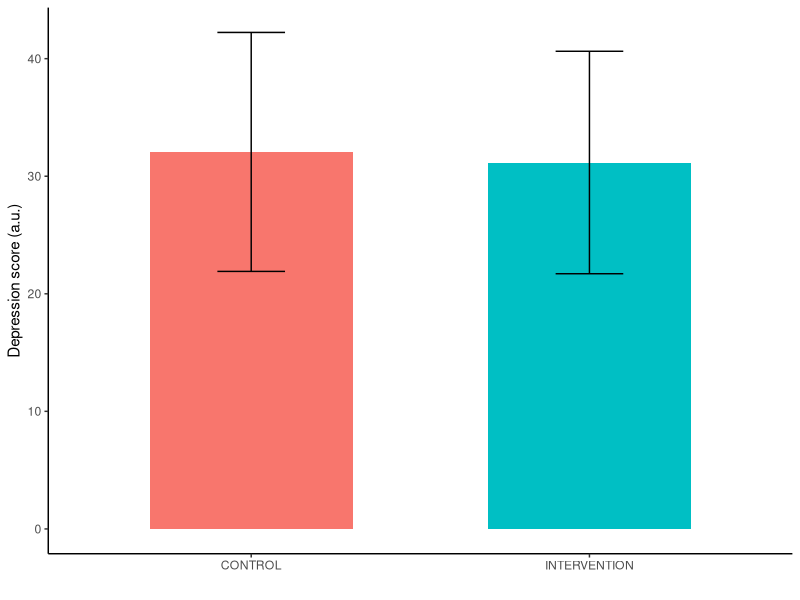
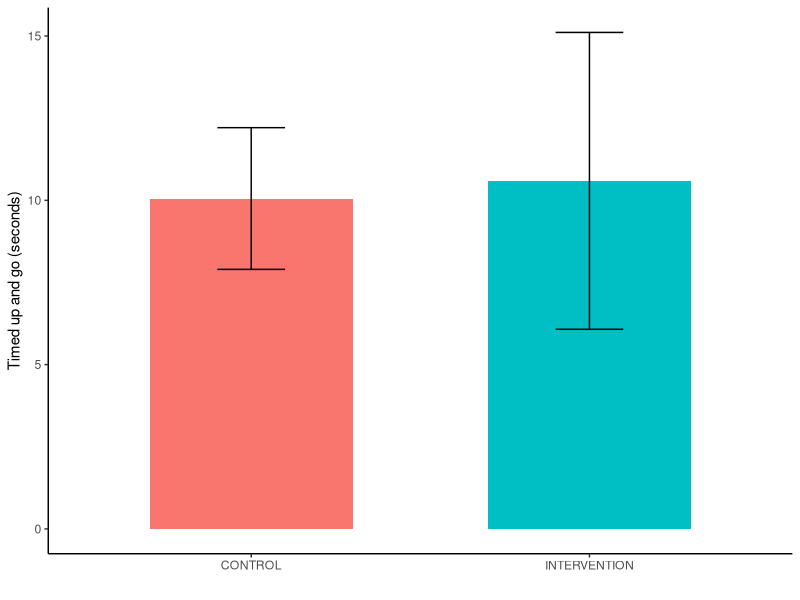
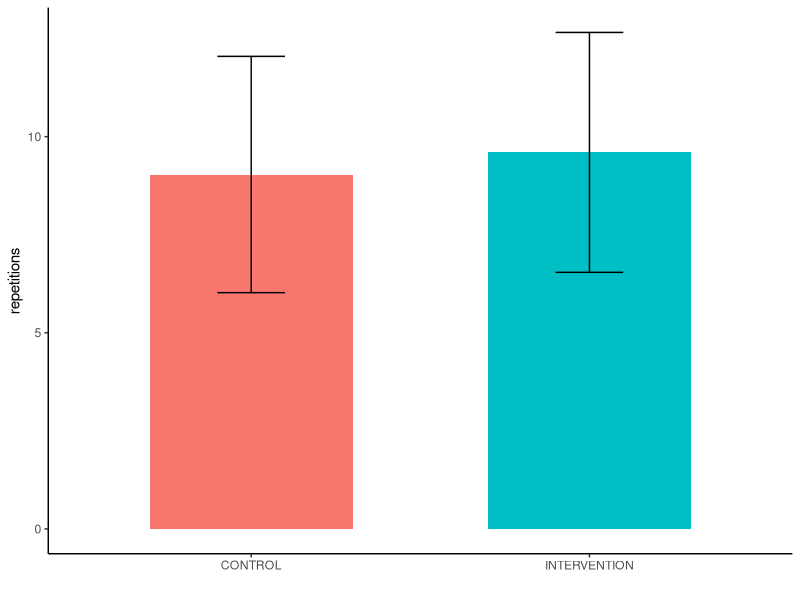
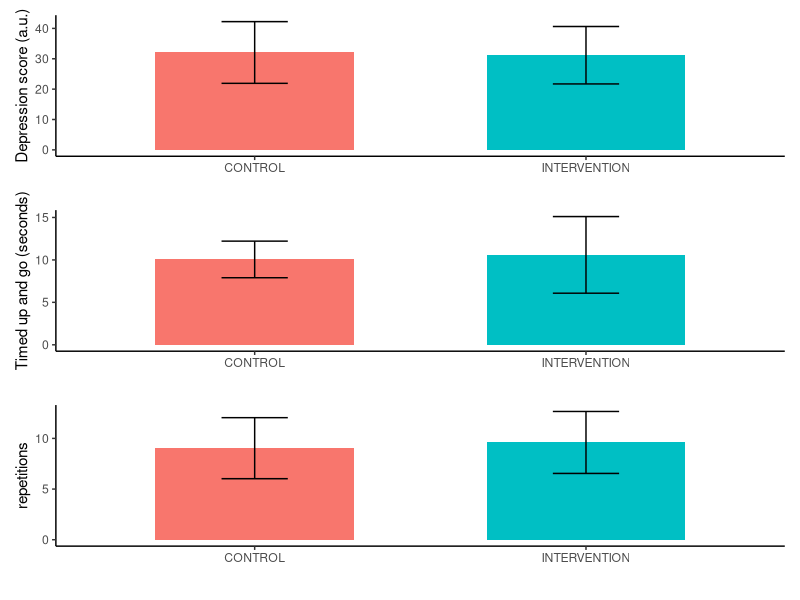
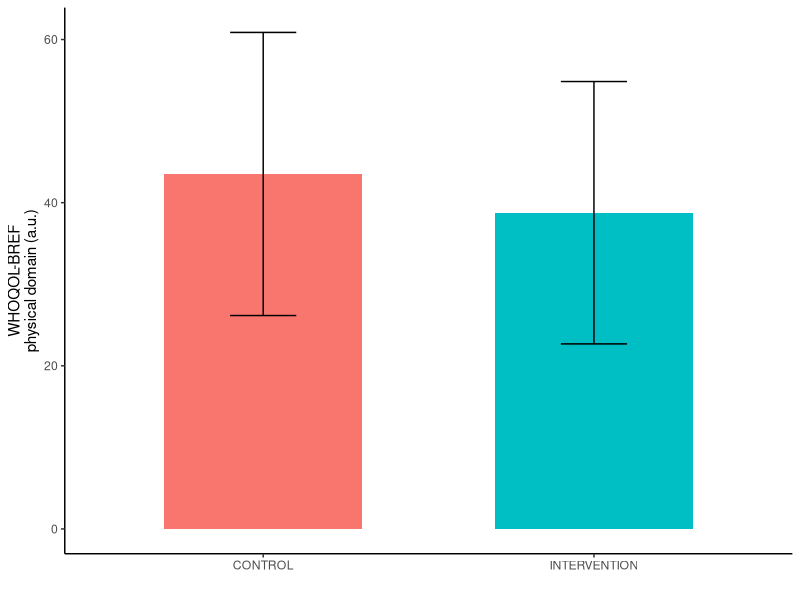
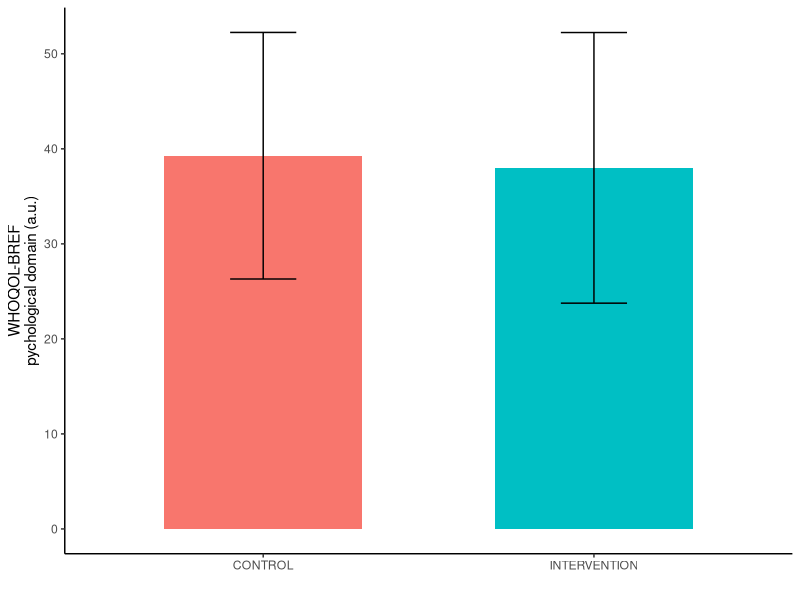
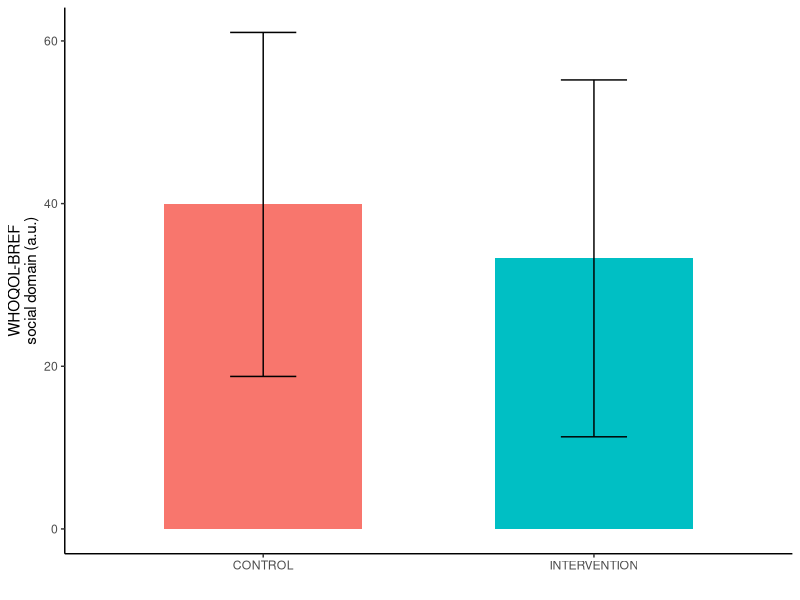
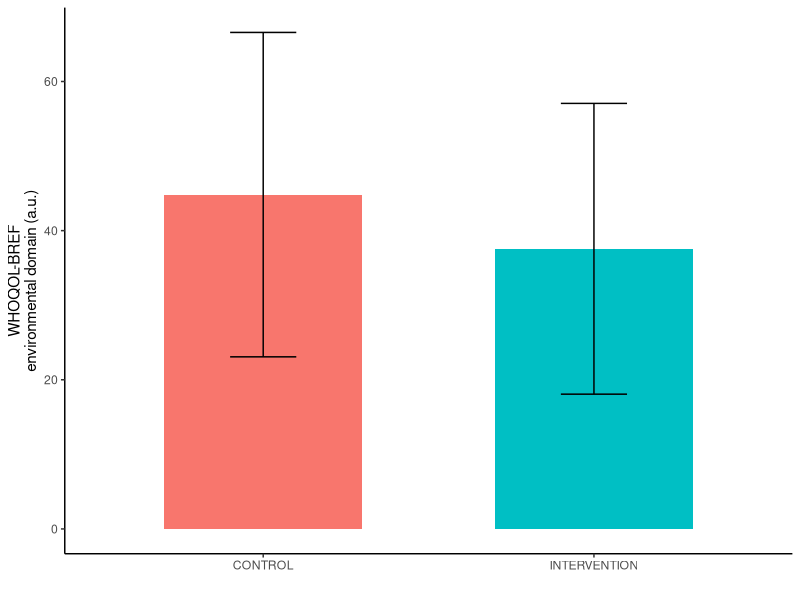

The R source for these figures, in order:
# Pacotes -------------------------------------------------------------------------------------
library(readxl)
library(dplyr)
library(stringr)
library(ggplot2)
library(patchwork)

# ler planilha --------------------------------------------------------------------------------
df <- read_excel("dados_acelerometro_rct.xlsx")

# Calcular estatisticas descritivas - Table 1 -----------------------------------------------------------
df |>
  mutate(idade_cat = if_else(idade < 65, "<65", ">=65")) |>
  group_by(grupo) |>
  count(idade_cat) |>
  mutate(freq_rel = n / sum(n)*100)


df |>
  mutate(estado_civil = case_when(estado_civil == "solteira" ~ "Solteira",
                        estado_civil == "solteiro" ~ "Solteira",
                        estado_civil == "divorciada" ~ "Divorciada",
                        .default = as.character(estado_civil))) |>
  group_by(grupo) |>
  count(estado_civil) |>
  mutate(freq_rel = n / sum(n)*100)



df |>
  mutate(raca = case_when(raca == "pardo" ~ "Pardo",
                          raca == "Amarelo" ~ "Pardo",
                          raca == "preta" ~ "Preto",
                          .default = as.character(raca))) |>
  group_by(grupo) |>
  count(raca) |>
  mutate(freq_rel = n / sum(n)*100)


df |>
  mutate(TABAGO = case_when(TABAGO == "EX" ~ "ex",
                            TABAGO == "Ex" ~ "ex",
                            TABAGO == "eX" ~ "ex",
                            .default = as.character(TABAGO))) |>
  group_by(grupo) |>
  count(TABAGO) |>
  mutate(freq_rel = n / sum(n)*100)

df |>
  mutate(renda_fam = case_when(renda_fam == "Até 1" ~ "Up to 1 minimum wage",
                               renda_fam == "ate 1" ~ "Up to 1 minimum wage",
                               renda_fam == "até 1" ~ "Up to 1 minimum wage",
                               renda_fam == "1 a 2" ~ "1–2 minimum wages",
                               renda_fam == "1 a2" ~  "1–2 minimum wages",
                               renda_fam == "2 a 3" ~ "2–3 minimum wages",
                               renda_fam == "3" ~ "2–3 minimum wages",
                               renda_fam == "Mais que 3" ~ "More than 5 minimum wages"
                               )) |>
  group_by(grupo) |>
  count(renda_fam) |>
  mutate(freq_rel = n / sum(n)*100)


df |>
  group_by(grupo) |>
  count(DM) |>
  mutate(freq_rel = n / sum(n)*100)

df |>
  group_by(grupo) |>
  count(HAS) |>
  mutate(freq_rel = n / sum(n)*100)

df |>
  mutate(obesidade = if_else(imc>30, 1, 0)) |>
  group_by(grupo) |>
  count(obesidade) |>
  mutate(freq_rel = n / sum(n)*100)

# separar medicamentos
# Medicamentos
betablocker <- str_detect(string = df$DRUGS,regex("\\b\\w*lol\\b", ignore_case = TRUE))
hzd <- str_detect(string = df$DRUGS,regex("\\b\\w*zida\\b", ignore_case = TRUE))
inib_eca <- str_detect(string = df$DRUGS,regex("\\b\\w*ril\\b", ignore_case = TRUE))
losartana <- str_detect(string = df$DRUGS,regex("\\b\\w*tana\\b", ignore_case = TRUE))
metiformina <- str_detect(string = df$DRUGS,regex("\\b\\w*mina\\b", ignore_case = TRUE))
block_canal_calcio <- str_detect(string = df$DRUGS,regex("\\b\\w*pino\\b", ignore_case = TRUE))

df_medicamentos <-
  df |>
  mutate(
    betablocker = betablocker,
    hzd = hzd,
    inib_eca = inib_eca,
    losartana = losartana,
    metiformina = metiformina,
    block_canal_calcio = block_canal_calcio
  ) |>
  mutate(
    betablocker = case_when(betablocker == TRUE ~ 1,
                            betablocker == FALSE ~ 0,
                            is.na(betablocker) ~ 0),
    hzd = case_when(hzd == TRUE ~ 1,
                    hzd == FALSE ~ 0,
                    is.na(hzd) ~ 0),
    inib_eca = case_when(inib_eca == TRUE ~ 1,
                         inib_eca == FALSE ~ 0,
                         is.na(inib_eca) ~ 0),
    losartana = case_when(losartana == TRUE ~ 1,
                          losartana == FALSE ~ 0,
                          is.na(losartana) ~ 0),
    metiformina = case_when(metiformina == TRUE ~ 1,
                            metiformina == FALSE ~ 0,
                            is.na(metiformina) ~ 0),
    block_canal_calcio = case_when(block_canal_calcio == TRUE ~ 1,
                                   block_canal_calcio == FALSE ~ 0,
                                   is.na(block_canal_calcio) ~ 0)
  )

df_medicamentos |>
  group_by(grupo) |>
  count(losartana) |>
  mutate(freq_rel = n / sum(n)*100)

# depressao score
df_sum <-
  df |>
  group_by(grupo) |>
  summarise(
    mean_dep = mean(BECK_SCORE, na.rm = TRUE),
    sd_dep   = sd(BECK_SCORE, na.rm = TRUE)
  ) |>
  mutate(
    grupo = recode(grupo,
                   "control" = "CONTROL",
                   "intervencao" = "INTERVENTION")
  )

dp_plot <-
  ggplot(df_sum,
       aes(x = grupo, y = mean_dep,fill = grupo)) +
  geom_col(width = 0.6,
           show.legend = FALSE) +
  geom_errorbar(
    aes(ymin = mean_dep - sd_dep,
        ymax = mean_dep + sd_dep),
    width = 0.2
  ) +
  labs(
    x = "",
    y = "Depression score (a.u.)"
  ) +
  theme_classic()

dp_plot

# tug score
df$tug_2 <- as.numeric(df$tug_2)

df_sum <-
  df |>
  group_by(grupo) |>
  summarise(
    mean_tug = mean(tug_2, na.rm = TRUE),
    sd_tug   = sd(tug_2, na.rm = TRUE)
  ) |>
  mutate(
    grupo = recode(grupo,
                   "control" = "CONTROL",
                   "intervencao" = "INTERVENTION")
  )

tug_plot <-
  ggplot(df_sum,
         aes(x = grupo, y = mean_tug,fill = grupo)) +
  geom_col(width = 0.6,
           show.legend = FALSE) +
  geom_errorbar(
    aes(ymin = mean_tug - sd_tug,
        ymax = mean_tug + sd_tug),
    width = 0.2
  ) +
  labs(
    x = "",
    y = "Timed up and go (seconds)"
  ) +
  theme_classic()

tug_plot

# ts score
df$ts_2 <- as.numeric(df$ts_2)

df_sum <-
  df |>
  group_by(grupo) |>
  summarise(
    mean_ts = mean(ts_2, na.rm = TRUE),
    sd_ts   = sd(ts_2, na.rm = TRUE)
  ) |>
  mutate(
    grupo = recode(grupo,
                   "control" = "CONTROL",
                   "intervencao" = "INTERVENTION")
  )

ts_plot <-
  ggplot(df_sum,
         aes(x = grupo, y = mean_ts,fill = grupo)) +
  geom_col(width = 0.6,
           show.legend = FALSE) +
  geom_errorbar(
    aes(ymin = mean_ts - sd_ts,
        ymax = mean_ts + sd_ts),
    width = 0.2
  ) +
  labs(
    x = "",
    y = "repetitions"
  ) +
  theme_classic()

ts_plot

#layout
dp_plot / tug_plot / ts_plot

# QOL
# Calculando WoL em todos os dominios
df_ajustado <-
  df |>
  # ajustando as questões do WHOQoL
  mutate(
    who_qol4 = case_when(
      who_qol4 == 1 ~ 5,
      who_qol4 == 2 ~ 4,
      who_qol4 == 3 ~ 3,
      who_qol4 == 4 ~ 2,
      who_qol4 == 5 ~ 1
    ),
    who_qol5 = case_when(
      who_qol5 == 1 ~ 5,
      who_qol5 == 2 ~ 4,
      who_qol5 == 3 ~ 3,
      who_qol5 == 4 ~ 2,
      who_qol5 == 5 ~ 1
    ),
    who_qol27 = case_when(
      who_qol27 == 1 ~ 5,
      who_qol27 == 2 ~ 4,
      who_qol27 == 3 ~ 3,
      who_qol27 == 4 ~ 2,
      who_qol27 == 5 ~ 1
    )
  )

# Calculando o WHOQoL -------------------------------------------------------------------------
# físico
whoqol_fisico <-
  df_ajustado |>
  select(who_qol4,
         who_qol5,
         who_qol11,
         who_qol16,
         who_qol7,
         who_qol18,
         who_qol19)

whoqol_fisico <-
  whoqol_fisico |>
  mutate(whoqol_fisico = apply(whoqol_fisico[,1:6],MARGIN = 1,FUN = mean)*4) |>
  select(whoqol_fisico)

# verificando os valores - range 0-20
min(whoqol_fisico, na.rm = TRUE)
max(whoqol_fisico, na.rm = TRUE)

# psicologico
whoqol_psicol <-
  df_ajustado |>
  select(who_qol5,
         who_qol6,
         who_qol7,
         who_qol11,
         who_qol19,
         who_qol26)


whoqol_psicol <-
  whoqol_psicol |>
  mutate(whoqol_psicol = apply(whoqol_psicol[,1:6],MARGIN = 1,FUN = mean)*4) |>
  select(whoqol_psicol)

# verificando os valores - range 0-20
min(whoqol_psicol, na.rm = TRUE)
max(whoqol_psicol, na.rm = TRUE)

# Relações sociais
whoqol_social <-
  df_ajustado |>
  select(who_qol20,
         who_qol21,
         who_qol22)

whoqol_social <-
  whoqol_social |>
  mutate(whoqol_social = apply(whoqol_social[,1:3],MARGIN = 1,FUN = mean)*4) |>
  select(whoqol_social)

# verificando os valores - range 0-20
min(whoqol_social, na.rm = TRUE)
max(whoqol_social, na.rm = TRUE)

# Meio ambiente
whoqol_ambiente <-
  df_ajustado |>
  select(who_qol8,
         who_qol9,
         who_qol12,
         who_qol13,
         who_qol14,
         who_qol23,
         who_qol24,
         who_qol25)

whoqol_ambiente <-
  whoqol_ambiente |>
  mutate(whoqol_ambiente = apply(whoqol_ambiente[,1:3],MARGIN = 1,FUN = mean)*4) |>
  select(whoqol_ambiente)

# verificando os valores - range 0-20
min(whoqol_ambiente, na.rm = TRUE)
max(whoqol_ambiente, na.rm = TRUE)

# Juntando os dominios do WHOQol com a base ---------------------------------------------------
#juntado os dominios
fis_psi <- bind_cols(whoqol_fisico, whoqol_psicol)
fis_psi_soc <- bind_cols(fis_psi,whoqol_social)
todos_dominios <- bind_cols(fis_psi_soc,whoqol_ambiente)

# transformar scores em escala de 0-100
todos_dominios <-
  todos_dominios |>
  mutate(
    whoqol_fisico_escore_100 = (whoqol_fisico - 4)*(100/16),
    whoqol_psicol_escore_100 = (whoqol_psicol - 4)*(100/16),
    whoqol_social_escore_100 = (whoqol_social - 4)*(100/16),
    whoqol_ambiente_escore_100 = (whoqol_ambiente - 4)*(100/16)
  )

# Juntando os dominios do WHOQoL com a base e removendo as colunas isoladas
df_ajustado <-
  bind_cols(df_ajustado, todos_dominios) |>
  select(-starts_with(match = "who_"),
         -whoqol_fisico,
         -whoqol_ambiente,
         -whoqol_psicol,
         -whoqol_social) |>
  # arrendondando os valores
  mutate(
    whoqol_fisico_escore_100 = round(whoqol_fisico_escore_100, 0),
    whoqol_psicol_escore_100 = round(whoqol_psicol_escore_100, 0),
    whoqol_social_escore_100 = round(whoqol_social_escore_100, 0),
    whoqol_ambiente_escore_100 = round(whoqol_ambiente_escore_100, 0)
  )
## QOL plots
# Qol score - whoqol_fisico_escore_100
df_sum <-
  df_ajustado |>
  group_by(grupo) |>
  summarise(
    mean_ts = mean(whoqol_fisico_escore_100, na.rm = TRUE),
    sd_ts   = sd(whoqol_fisico_escore_100, na.rm = TRUE)
  ) |>
  mutate(
    grupo = recode(grupo,
                   "control" = "CONTROL",
                   "intervencao" = "INTERVENTION")
  )

whoqol_fisico_escore_100_plot <-
  ggplot(df_sum,
         aes(x = grupo, y = mean_ts,fill = grupo)) +
  geom_col(width = 0.6,
           show.legend = FALSE) +
  geom_errorbar(
    aes(ymin = mean_ts - sd_ts,
        ymax = mean_ts + sd_ts),
    width = 0.2
  ) +
  labs(
    x = "",
    y = "WHOQOL-BREF\nphysical domain (a.u.)"
  ) +
  theme_classic()

whoqol_fisico_escore_100_plot

# Qol score - whoqol_psicol_escore_100
df_sum <-
  df_ajustado |>
  group_by(grupo) |>
  summarise(
    mean_ts = mean(whoqol_psicol_escore_100, na.rm = TRUE),
    sd_ts   = sd(whoqol_psicol_escore_100, na.rm = TRUE)
  ) |>
  mutate(
    grupo = recode(grupo,
                   "control" = "CONTROL",
                   "intervencao" = "INTERVENTION")
  )

whoqol_psicol_escore_100_plot <-
  ggplot(df_sum,
         aes(x = grupo, y = mean_ts,fill = grupo)) +
  geom_col(width = 0.6,
           show.legend = FALSE) +
  geom_errorbar(
    aes(ymin = mean_ts - sd_ts,
        ymax = mean_ts + sd_ts),
    width = 0.2
  ) +
  labs(
    x = "",
    y = "WHOQOL-BREF\npychological domain (a.u.)"
  ) +
  theme_classic()

whoqol_psicol_escore_100_plot

# Qol score - whoqol_social_escore_100
df_sum <-
  df_ajustado |>
  group_by(grupo) |>
  summarise(
    mean_ts = mean(whoqol_social_escore_100, na.rm = TRUE),
    sd_ts   = sd(whoqol_social_escore_100, na.rm = TRUE)
  ) |>
  mutate(
    grupo = recode(grupo,
                   "control" = "CONTROL",
                   "intervencao" = "INTERVENTION")
  )

whoqol_social_escore_100_plot <-
  ggplot(df_sum,
         aes(x = grupo, y = mean_ts,fill = grupo)) +
  geom_col(width = 0.6,
           show.legend = FALSE) +
  geom_errorbar(
    aes(ymin = mean_ts - sd_ts,
        ymax = mean_ts + sd_ts),
    width = 0.2
  ) +
  labs(
    x = "",
    y = "WHOQOL-BREF\nsocial domain (a.u.)"
  ) +
  theme_classic()

whoqol_social_escore_100_plot

# Qol score - whoqol_ambiente_escore_100
df_sum <-
  df_ajustado |>
  group_by(grupo) |>
  summarise(
    mean_ts = mean(whoqol_ambiente_escore_100, na.rm = TRUE),
    sd_ts   = sd(whoqol_ambiente_escore_100, na.rm = TRUE)
  ) |>
  mutate(
    grupo = recode(grupo,
                   "control" = "CONTROL",
                   "intervencao" = "INTERVENTION")
  )

whoqol_ambiente_escore_100_plot <-
  ggplot(df_sum,
         aes(x = grupo, y = mean_ts,fill = grupo)) +
  geom_col(width = 0.6,
           show.legend = FALSE) +
  geom_errorbar(
    aes(ymin = mean_ts - sd_ts,
        ymax = mean_ts + sd_ts),
    width = 0.2
  ) +
  labs(
    x = "",
    y = "WHOQOL-BREF\nenvironmental domain (a.u.)"
  ) +
  theme_classic()

whoqol_ambiente_escore_100_plot

# layout
(whoqol_fisico_escore_100_plot + whoqol_psicol_escore_100_plot)/(whoqol_ambiente_escore_100_plot + whoqol_social_escore_100_plot)
